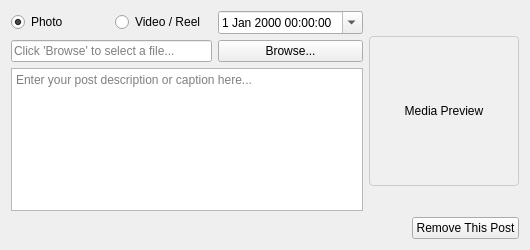
<?xml version="1.0" encoding="UTF-8"?>
<ui version="4.0">
 <class>PostWidget</class>
 <widget class="QWidget" name="PostWidget">
  <property name="geometry">
   <rect>
    <x>0</x>
    <y>0</y>
    <width>530</width>
    <height>250</height>
   </rect>
  </property>
  <property name="windowTitle">
   <string>Post</string>
  </property>
  <layout class="QGridLayout" name="gridLayout">
   <item row="0" column="0">
    <widget class="QRadioButton" name="photoRadioButton">
     <property name="text">
      <string>Photo</string>
     </property>
     <property name="checked">
      <bool>true</bool>
     </property>
    </widget>
   </item>
   <item row="0" column="1">
    <widget class="QRadioButton" name="videoRadioButton">
     <property name="text">
      <string>Video / Reel</string>
     </property>
    </widget>
   </item>
   <item row="0" column="2">
    <widget class="QDateTimeEdit" name="dateTimePicker">
     <property name="calendarPopup">
      <bool>true</bool>
     </property>
    </widget>
   </item>
   <item row="0" column="3" rowspan="3">
    <widget class="QLabel" name="previewLabel">
     <property name="minimumSize">
      <size>
       <width>150</width>
       <height>150</height>
      </size>
     </property>
     <property name="maximumSize">
      <size>
       <width>150</width>
       <height>150</height>
      </size>
     </property>
     <property name="styleSheet">
      <string notr="true">background-color: #f0f0f0; border: 1px solid #ccc; border-radius: 4px;</string>
     </property>
     <property name="text">
      <string>Media Preview</string>
     </property>
     <property name="alignment">
      <set>Qt::AlignCenter</set>
     </property>
    </widget>
   </item>
   <item row="1" column="0" colspan="2">
    <widget class="QLineEdit" name="filePathLineEdit">
     <property name="placeholderText">
      <string>Click 'Browse' to select a file...</string>
     </property>
    </widget>
   </item>
   <item row="1" column="2">
    <widget class="QPushButton" name="browseButton">
     <property name="text">
      <string>Browse...</string>
     </property>
    </widget>
   </item>
   <item row="2" column="0" colspan="3">
    <widget class="QTextEdit" name="descriptionTextEdit">
     <property name="placeholderText">
      <string>Enter your post description or caption here...</string>
     </property>
    </widget>
   </item>
   <item row="3" column="0" colspan="4">
    <layout class="QHBoxLayout" name="horizontalLayout">
     <item>
      <spacer name="horizontalSpacer">
       <property name="orientation">
        <enum>Qt::Horizontal</enum>
       </property>
       <property name="sizeHint" stdset="0">
        <size>
         <width>40</width>
         <height>20</height>
        </size>
       </property>
      </spacer>
     </item>
     <item>
      <widget class="QPushButton" name="removeButton">
       <property name="text">
        <string>Remove This Post</string>
       </property>
      </widget>
     </item>
    </layout>
   </item>
  </layout>
 </widget>
 <resources/>
 <connections/>
</ui>
